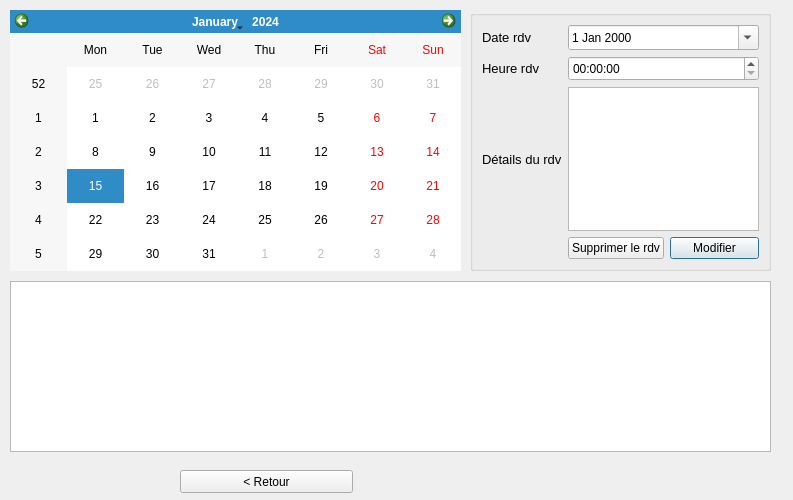
<?xml version="1.0" encoding="UTF-8"?>
<ui version="4.0">
 <class>rdv</class>
 <widget class="QDialog" name="rdv">
  <property name="geometry">
   <rect>
    <x>0</x>
    <y>0</y>
    <width>793</width>
    <height>500</height>
   </rect>
  </property>
  <property name="windowTitle">
   <string>Dialog</string>
  </property>
  <widget class="QCalendarWidget" name="calendarWidget">
   <property name="geometry">
    <rect>
     <x>10</x>
     <y>10</y>
     <width>451</width>
     <height>261</height>
    </rect>
   </property>
  </widget>
  <widget class="QTableView" name="tableView">
   <property name="geometry">
    <rect>
     <x>10</x>
     <y>281</y>
     <width>761</width>
     <height>171</height>
    </rect>
   </property>
  </widget>
  <widget class="QGroupBox" name="groupBox">
   <property name="geometry">
    <rect>
     <x>470</x>
     <y>10</y>
     <width>301</width>
     <height>261</height>
    </rect>
   </property>
   <property name="title">
    <string/>
   </property>
   <layout class="QGridLayout" name="gridLayout">
    <item row="1" column="2" colspan="2">
     <widget class="QTimeEdit" name="timeEdit">
      <property name="minimumSize">
       <size>
        <width>0</width>
        <height>25</height>
       </size>
      </property>
     </widget>
    </item>
    <item row="2" column="2" colspan="2">
     <widget class="QPlainTextEdit" name="plainTextEdit"/>
    </item>
    <item row="0" column="2" colspan="2">
     <widget class="QDateEdit" name="dateEdit">
      <property name="minimumSize">
       <size>
        <width>0</width>
        <height>25</height>
       </size>
      </property>
      <property name="calendarPopup">
       <bool>true</bool>
      </property>
     </widget>
    </item>
    <item row="3" column="3">
     <widget class="QPushButton" name="pushButton_2">
      <property name="text">
       <string>Modifier</string>
      </property>
     </widget>
    </item>
    <item row="0" column="0">
     <widget class="QLabel" name="label">
      <property name="font">
       <font>
        <pointsize>10</pointsize>
       </font>
      </property>
      <property name="text">
       <string>Date rdv</string>
      </property>
     </widget>
    </item>
    <item row="1" column="0">
     <widget class="QLabel" name="label_2">
      <property name="font">
       <font>
        <pointsize>10</pointsize>
       </font>
      </property>
      <property name="text">
       <string>Heure rdv</string>
      </property>
     </widget>
    </item>
    <item row="2" column="0" colspan="2">
     <widget class="QLabel" name="label_4">
      <property name="font">
       <font>
        <pointsize>10</pointsize>
       </font>
      </property>
      <property name="text">
       <string>Détails du rdv</string>
      </property>
     </widget>
    </item>
    <item row="3" column="2">
     <widget class="QPushButton" name="pushButton">
      <property name="text">
       <string>Supprimer le rdv</string>
      </property>
     </widget>
    </item>
   </layout>
  </widget>
  <widget class="QPushButton" name="pushButton_3">
   <property name="geometry">
    <rect>
     <x>180</x>
     <y>470</y>
     <width>173</width>
     <height>23</height>
    </rect>
   </property>
   <property name="text">
    <string>&lt; Retour</string>
   </property>
  </widget>
  <zorder>tableView</zorder>
  <zorder>groupBox</zorder>
  <zorder>calendarWidget</zorder>
  <zorder>pushButton_3</zorder>
 </widget>
 <tabstops>
  <tabstop>calendarWidget</tabstop>
  <tabstop>tableView</tabstop>
  <tabstop>dateEdit</tabstop>
  <tabstop>timeEdit</tabstop>
  <tabstop>plainTextEdit</tabstop>
  <tabstop>pushButton_2</tabstop>
  <tabstop>pushButton</tabstop>
  <tabstop>pushButton_3</tabstop>
 </tabstops>
 <resources/>
 <connections/>
</ui>
